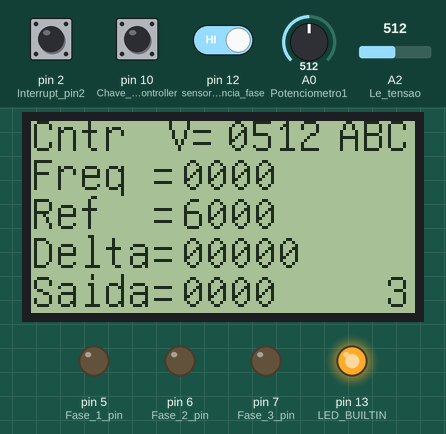
This sketch was run on a simulated Arduino Uno, built with avr-gcc and run on an emulated ATmega328P. On the bench: 128×64 one-colour display, output pins drawn as LEDs (lit = HIGH). The test bench sets the inputs (shaded band); at power-on: pin 12 (sensor_sequencia_fase) HIGH, pin 2 (Interrupt_pin2) HIGH, pin 10 (Chave_dimmer_controller) HIGH, A0 (Potenciometro1) = 512, A2 (Le_tensao) = 512. What the sketch prints to the serial monitor is not drawn.

Above: at 4.4 s.
4.5 s: pin 12 (sensor_sequencia_fase) driven LOW
At 4.96 s:
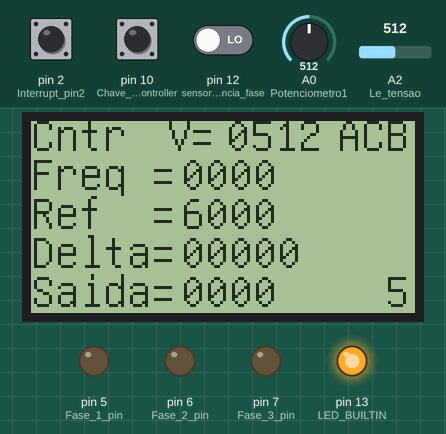
7.1 s: pin 2 (Interrupt_pin2) pulled LOW for 1 s
At 8.49 s:
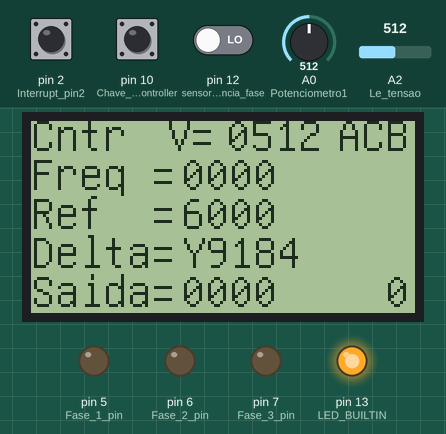
10.6 s: pin 10 (Chave_dimmer_controller) pulled LOW for 0.15 s
At 10.89 s:
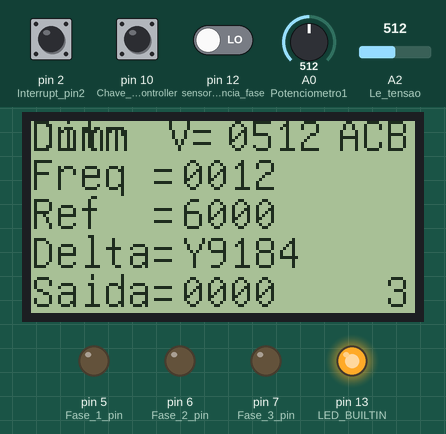
12.2 s: pin 2 (Interrupt_pin2) pulled LOW for 0.15 s
At 12.76 s:
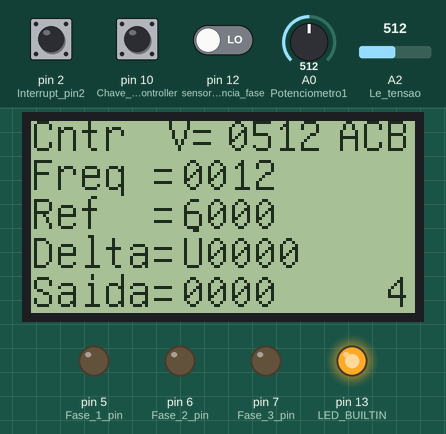
14.9 s: pin 2 (Interrupt_pin2) pulled LOW for 0.15 s
At 15.46 s:
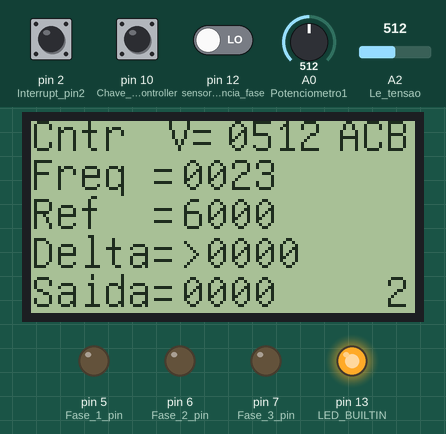
17.6 s: pin 10 (Chave_dimmer_controller) pulled LOW for 1 s
At 17.88 s:
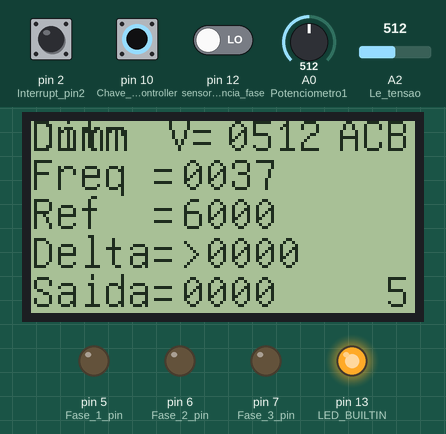
Timing chart, 0 to 20.6 s (numbered marks = the images above; inputs shaded):
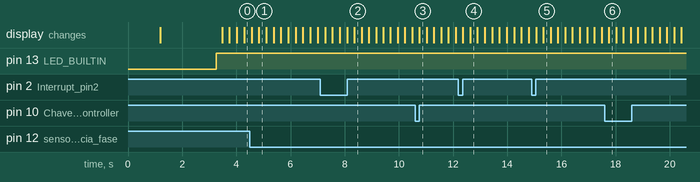

The sketch:

Controlador_Carga_TriFas_2020_04_26.ino
```cpp
/*
 *   Versao Dummy Load Control V1.1 @ Rudi 15/11/2019
 *   Placa definitivo para Pico Central Hidrelétrico
 *   Timer 1 contador geral
 *   Sincronismo pelo Interupcao no INT0 - Pino 2 Arduino
 *   Saidas nos pinos
 *   Fase R = pino 5 Arduino
 *   Fase S = pino 6 Arduino
 *   Fase T = pino 7 Arduino
 *
 *   Essa versao precisa de um pulso de 20 microsegundos para ativar o TRIAC
 *   Vamos ter que ver uma maneira mais elegante para eliminar o delay de microsegundos na interupcao
 *   Também só trabalha com meia onda
 *
 *   Cada meio ciclo AC corresponde a cerca de 520 contagens do Timer1 do Arduino
 *   pois o clock de 16Mhz do Arduino foi dividido por 256 com uso de prescaler (TCCR1B=0x04;)
 *   16000000/256=62500  corresponde a 16 microsegundos
 *   16000000/256/120=520  Freq Cristal / Prescalar / (2*60hz)
 *   Cade unidade do Timer1 corresponde a 16 microsegundos
 *
 *   04/03/2019 - Sequencia de acionamento semiciclo negativo corrigido
 *   06/03/2019 - compatibilidade com RTC e datalogger mudando pino 9,10,11 para 5,6,7
 *                mudando pino do display CLK 7 DIO 6 para CLK 8 DIO 9
 *   03/04/2019 - Testando no lab eletricidade e ainda nao funcionou..
 *                Quando desabilta a interrupcao funciona no comando manual
 *   12/04/2019 - Trocou TIL111 por 4N33 (melhorou o signal)
 *              - Quando a largura_pulos_triac fica entre 430 e 166 a fase 2 fica instavel.
 *                ou seja.. quando a luz está mais fraca..  estah perdendo pulos negativos.. ou positivos
 *   19/04/2019 - Implementacao da chave para Dimmer ou Controle no Pino 10 no arduino
 *   13/11/2019 - Medindo tensao Vin proporcional a fonte para monitorar Tensao de fase RMS
 *                Introduzindo bit de habilitacao da potencia hab_potencia
 *   13/11/2019 - Esta tendo interferencia pela porta serial na medicao da frequencia
 *                Vamos desabilitar a interrupcao no trecho critico do codigo
 *   15/11/2019 - Iniciar a mudanca para colocar o display LCD e Detector de sequencia de fase
 *   22/04/2020 - Mundanca para LCD ST7912 no modo texto
 *
 */

//#include "TimerOne.h"

#include <avr/io.h>
#include <avr/interrupt.h>
//  #include "TM1637.h"
#include "U8glib.h"

// Pinos de medicao da frequencia da rede
#define Interrupt_pin2 2

// Pinos de acionamento dos TRIACS
#define Fase_1_pin 5
#define Fase_2_pin 6
#define Fase_3_pin 7

// Pinos do Display TM1636
//#define CLK 9 // para poder usar RTC mudar para 9
//#define DIO 8 // para poder usar RTC mudar para 8

// Pinos do LCD grafico a definir  // mudado 16/12/2019 com display na caixa
#define LCD_RW  9
#define LCD_RS  8
#define LCD_En 11

// Pinos de operacao e potenciometro
#define Potenciometro1 A0
#define Chave_dimmer_controller 10  // No placa anterior a chave era no pino 10

// Pino de leitura direcao sequencia de fase
#define sensor_sequencia_fase 12

// Pino de leitura da tensao da rede
#define Le_tensao A2   //  A leitura da entrada analigica A2 corresponde a tensao da rede
                       //  220 Vac = 720 unidades
                       //  200 Vac = 600
                       //  150 Vac = 444
                       //  100 Vac = 300   coincide com sem energia no Vin

#define Limiar_tensao 600

// Constantes do acionamento dos TRIACS

#define duracao_pulso 10 // microsegundos
#define LAMP_FORTE  70   // era 40 - mudou com osciloscopio - luminosidade forte com BT137   0 tics
                         // este ponto de ajuste tem a ver com o ponto exato da int externo..
                         // vai ter que usar smith trigger para amarrar.
#define LAMP_FRACO 430   // luminosidade fraco com BT137 520 tics

// Variaveis do sistema

boolean hab_potencia=0;
boolean Debug_serial=1;
boolean Sequencia_fases=0;

volatile short int estado_x;
volatile unsigned int largura_pulso_triac, defasagem;

long int Referencia=6000;
long int Ganho=1;
long int Saida_calculada;
long int Erro;

unsigned int Tensao;
unsigned long Frequencia=0;

unsigned long tempo;
unsigned long tempo_ant;
unsigned long delta_tempo;

char Tensao_txt[6];
char Referencia_txt[6];
char Saida_calculada_txt[6];
char delta_tempo_txt[6];
char Frequencia_txt[6];
unsigned char tela=0;

U8GLIB_ST7920_128X64_4X u8g(LCD_En, LCD_RW, LCD_RS);

void LCD_setup(void)
{
 if ( u8g.getMode() == U8G_MODE_R3G3B2 ) {
    u8g.setColorIndex(255);     // white
  }
 else if ( u8g.getMode() == U8G_MODE_GRAY2BIT ) {
    u8g.setColorIndex(3);         // max intensity
  }
 else if ( u8g.getMode() == U8G_MODE_BW ) {
    u8g.setColorIndex(1);         // pixel on
  }
 else if ( u8g.getMode() == U8G_MODE_HICOLOR ) {
    u8g.setHiColorByRGB(255,255,255);
  }
 delay(100);
 u8g.firstPage();
  do {
    u8g.setFont(u8g_font_unifont);
    u8g.drawStr(20, 20, "Controlador");
    u8g.drawStr(40, 36, "Carga");
    u8g.drawStr(20, 54, "16/12/2019");
  } while (u8g.nextPage());
 delay(2000);
}

char temp_str3[6];

void LCD_int(unsigned int a)
{
 temp_str3[0]='0'+(char)(a/1000);
 a=a%1000;
 temp_str3[1]='0'+(char)(a/100);
 a=a%100;
 temp_str3[2]='0'+(char)(a/10);
 a=a%10;
 temp_str3[3]='0'+(char)(a);
 temp_str3[4]=0;
}

void LCD_long(long int a)
{
 temp_str3[0]='0'+(char)(a/10000);
 a=a%10000;
 temp_str3[1]='0'+(char)(a/1000);
 a=a%1000;
 temp_str3[2]='0'+(char)(a/100);
 a=a%100;
 temp_str3[3]='0'+(char)(a/10);
 a=a%10;
 temp_str3[4]='0'+(char)(a);
 temp_str3[5]=0;
}


void Convert_to_string(void)
{
 unsigned char i;
 LCD_int(Tensao);   strcpy(Tensao_txt, temp_str3);
 LCD_int(Saida_calculada); strcpy(Saida_calculada_txt, temp_str3);
 LCD_int(Frequencia); strcpy(Frequencia_txt, temp_str3);
 LCD_int(Referencia); strcpy(Referencia_txt, temp_str3);
 LCD_long(delta_tempo); strcpy(delta_tempo_txt, temp_str3);
}

void LCD_draw(void) {
 if (digitalRead(Chave_dimmer_controller)==HIGH) u8g.drawStr( 0, 10 , "Cntr");
  else u8g.drawStr(0, 10, "Dimm");
 u8g.drawStr( 45,10 , "V=");     u8g.drawStr(65, 10, Tensao_txt);
 if (Sequencia_fases) u8g.drawStr(102, 10, "ABC"); else u8g.drawStr(102, 10, "ACB");
 u8g.drawStr( 0, 23 , "Freq ="); u8g.drawStr(50, 23, Frequencia_txt);

 u8g.drawStr( 0, 36 , "Ref  ="); u8g.drawStr(50, 36, Referencia_txt); // u8g.drawStr(105, 36, "Rf");
 u8g.drawStr( 0, 49 , "Delta="); u8g.drawStr(50, 49, delta_tempo_txt);
 u8g.drawStr( 0, 62 , "Saida="); u8g.drawStr(50, 62, Saida_calculada_txt);
 switch(tela){
  case 0: u8g.drawStr(118,62 , "0"); break;
  case 1: u8g.drawStr(118,62 , "1"); break;
  case 2: u8g.drawStr(118,62 , "2"); break;
  case 3: u8g.drawStr(118,62 , "3"); break;
  case 4: u8g.drawStr(118,62 , "4"); break;
  case 5: u8g.drawStr(118,62 , "5"); break;  }
}

void  RS232_setup()
{
 Serial.begin(9600);
 while (!Serial) {  ; } // wait for serial port to connect. Needed for native USB port only
 Serial.println("# Dummy Load Control Chapada V1.2 @ Rudi 16/12/2019");
 Serial.println("# Referencia ,  Frequencia , Delta , Defasagem , Largura Pulso , Saida , Tensao");
}

void setup()
{
  pinMode(Fase_1_pin, OUTPUT);
  pinMode(Fase_2_pin, OUTPUT);
  pinMode(Fase_3_pin, OUTPUT);
  pinMode(Interrupt_pin2,INPUT_PULLUP);

  pinMode(LED_BUILTIN, OUTPUT);
  pinMode(Chave_dimmer_controller,INPUT_PULLUP);
  pinMode(sensor_sequencia_fase, INPUT_PULLUP);
  hab_potencia=0;

  TIMSK1 = 0x03;    // 16.11.8 na datasheet
  TCCR1A = 0x00;    // 16.11.1 na datasheet   desabilita inicialmente o timer:
  TCCR1B = 0x00;    // 16.11.2 na datasheet
  attachInterrupt(digitalPinToInterrupt(2), interupcao_externa_INT0, RISING); // FALLING); //RISING); // CHANGE);

  // espera 3 segundos para as primeiras medidas

  delay(1000);
  // Faca a leitura do rele sequencia de fase para ajustar o sentido de chaveamento
  // Faca a leitura da tensao
  Tensao=analogRead(Le_tensao);
  // Calcule a frequencia
  if (delta_tempo != 0) Frequencia= 100000000 / (delta_tempo);
  Convert_to_string();
  LCD_setup();
  if (Debug_serial) RS232_setup();
}

void interupcao_externa_INT0()
{
  noInterrupts();  //deshabilita interrupcao
  OCR1A=largura_pulso_triac;
  TCCR1B=0x04; // 16.11.2 - habilita o timer no modo que divide o clock real por 256
  TCNT1=0;     // 16.11.4 - zera o contador do timer
  estado_x=1;
  tempo=micros();    // calcula a frequencia da rede com timer 0
  delta_tempo = tempo-tempo_ant;
  tempo_ant=tempo;
  defasagem=(delta_tempo)/96;    // 2*3*16
  interrupts(); // habilita interrupcao de novo

  // para 60Hz delta tempo = 16666 microsegundos
  // 1/3 do tempo = 5555 microsegundos
  // metade da defasagem = 16666 / (2*3) = 2777 microsegundos
  // Cada ciclo do Timer corresponde a 1 / (16Mhz / 256) = 16 microsegundos
  // Defasagem = 2777 / 16 = 173 clicks do timer
  // (delta_tempo / (2*3))/(256/16) = delta_tempo / 96
  //
  // calculo da frequencia aqui neste trecho ou na amostragem geral
  // if (delta_tempo != 0) Frequencia= 100000000 / (delta_tempo);
}

ISR(TIMER1_COMPA_vect) { // chamada automaticamente sempre que o TCNT1 alcanca OCR1A.
 switch(estado_x)
 {
  case 0: break;
  case 1: // sincronizou na fase 1 Semi ciclo positivo
          if (hab_potencia) digitalWrite(Fase_1_pin,HIGH);
          TCCR1B=0x04;
          TCNT1=0;   // zera o contador
          OCR1A=defasagem;
          delayMicroseconds(duracao_pulso);  // so funciona com pulso maior que 20 microsegundos
          digitalWrite(Fase_1_pin,LOW);
          // if (sequencia_fase==HIGH) estado_x=33; else estado_x=22;
          estado_x=33;
          break;
  case 33: // sincronizou na fase 3 Semi ciclo negativo
          if (hab_potencia) digitalWrite(Fase_3_pin,HIGH);
          TCCR1B=0x04;
          TCNT1=0;   // zera o contador
          OCR1A=defasagem;
          delayMicroseconds(duracao_pulso);
          digitalWrite(Fase_3_pin,LOW);
          // if (sequencia_fase==HIGH) estado_x=2; else estado_x=0;
          estado_x=2;
          break;
 case 2: // sincronizou na fase 2 Semi ciclo positivo
          if (hab_potencia) digitalWrite(Fase_2_pin,HIGH);
          TCCR1B=0x04;
          TCNT1=0;   // zera o contador
          OCR1A=defasagem;
          delayMicroseconds(duracao_pulso);
          digitalWrite(Fase_2_pin,LOW);
          // if (sequencia_fase==HIGH) estado_x=11; else estado_x=33;
          estado_x=11;
          break;
  case 11: // sincronizou na fase 1 Semi ciclo negativo
          if (hab_potencia) digitalWrite(Fase_1_pin,HIGH);
          TCCR1B=0x04;
          TCNT1=0;   // zera o contador
          OCR1A=defasagem;
          delayMicroseconds(duracao_pulso);  // so funciona com pulso maior que 20 microsegundos
          digitalWrite(Fase_1_pin,LOW);
          // if (sequencia_fase==HIGH) estado_x=3; else estado_x=2;
          estado_x=3;
          break;
  case 3: // sincronizou na fase 3 Semi ciclo positivo
          if (hab_potencia) digitalWrite(Fase_3_pin,HIGH);
          TCCR1B=0x04;
          TCNT1=0;   // zera o contador
          OCR1A=defasagem;
          delayMicroseconds(duracao_pulso);
          digitalWrite(Fase_3_pin,LOW);
          // if (sequencia_fase==HIGH) estado_x=22; else estado_x=11;
          estado_x=22;
          break;
   case 22: // sincronizou na fase 2 Semi ciclo negativo
          if (hab_potencia) digitalWrite(Fase_2_pin,HIGH);
          TCCR1B=0x04;
          TCNT1=0;   // zera o contador
          OCR1A=defasagem;
          delayMicroseconds(duracao_pulso);
          digitalWrite(Fase_2_pin,LOW);
          TCCR1B=0;
          TCNT1=0;
          // if (sequencia_fase==HIGH) estado_x=0; else estado_x=3;
          estado_x=0;
          break;
  }
}

void loop()
{
  digitalWrite(LED_BUILTIN, HIGH);
  Convert_to_string();
  if (Debug_serial)
  {
   Serial.print(Referencia);Serial.print(" , "); Serial.print(Frequencia);Serial.print(" , ");
   Serial.print(delta_tempo); Serial.print(" , "); Serial.print(defasagem);Serial.print(" , ");
   Serial.print(largura_pulso_triac); Serial.print(" , "); Serial.print(Saida_calculada_txt);Serial.print(" , ");
   Serial.print(Tensao);Serial.println(" . ");
  }
  Tensao=analogRead(Le_tensao);
  if (Tensao > Limiar_tensao) hab_potencia=1; else hab_potencia=0;
  if (delta_tempo != 0) Frequencia= 100000000 / (delta_tempo);  // converte para frequencia 4 digitos
  if (digitalRead(sensor_sequencia_fase)==HIGH) Sequencia_fases=1; else Sequencia_fases=0;
  if (digitalRead(Chave_dimmer_controller)==HIGH)
  {
   // Rotina de controle
   // Se a tensao for muito baixo inibe o triac
   Referencia = 6000 ;  // 60 Hz frequencia da rede
   // Ganho = analogRead(Potenciometro1)/10;
   Ganho = 1;
   Erro=Frequencia-Referencia;
   if (Erro < 0) { Saida_calculada=0; }
   else { Saida_calculada=Erro * Ganho;   }
  }
  else
  {
   // Rotina de Dimmer
   Referencia=analogRead(Potenciometro1);
   Saida_calculada = Referencia;
  }

  if (Saida_calculada > 1024) Saida_calculada=1024;
  if (Saida_calculada < 5) hab_potencia=0; else hab_potencia=1;
  largura_pulso_triac=map(Saida_calculada,0,1024,LAMP_FRACO, LAMP_FORTE);
  u8g.firstPage();
  do {
      LCD_draw();
  } while( u8g.nextPage() );
  if (tela++==5) tela=0;
  delay(100);   //500);
  digitalWrite(LED_BUILTIN, LOW);
}
```

Measured:
- after the input at 4.5 s, the display: first differs from a run without the input after 0.33 s (image 1)
- after the input at 7.1 s, the display: first differs from a run without the input after 1.3 s (image 2)
- after the input at 10.6 s, the display: changes after 0.16 s (image 3)
- after the input at 12.2 s, the display: first differs from a run without the input after 0.43 s (image 4)
- after the input at 14.9 s, the display: first differs from a run without the input after 0.44 s (image 5)
- after the input at 17.6 s, the display: changes after 0.15 s (image 6)
